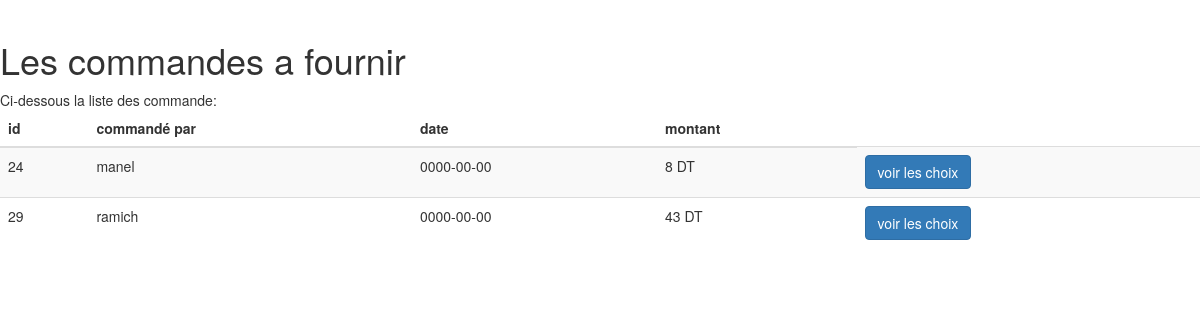
The app's page /details_com.php with its own data.
### tables this page shows
CREATE TABLE `commandes` (
  `num_com` int(11) NOT NULL,
  `nom_client` varchar(25) NOT NULL,
  `date_commande` varchar(255) NOT NULL,
  `montant` float NOT NULL
);

### connexion.php (called while the page is built)
<?php
    class mysql {
        private $_serveur = "127.0.0.1";
        private $_login = "root";
        private $_mdp = "";
        private $_bdd = "pharmacie1";
        public function connexion() {
            try{
                $_cnx =new PDO("mysql: host=$this->_serveur; dbname=$this->_bdd", $this->_login,$this->_mdp);
            }catch(PDOExeption $e){
                echo 'echec lors de la connexion : '.$e->getMessage();
            }
            return $_cnx;
        }
    }
?>

### Commande.php (called while the page is built, shortened)
<?php
    require_once("connexion.php");
    class Commande extends mysql {
    public function editAll(){
        $res=$this->connexion()->query("SELECT * from commandes");
        $les_commandes= $res->fetchAll();
        return $les_commandes;
    }
    }
?>

### details_com.php (the view, shortened to what this page needs)
<?php
require_once("Commande.php");
?>
<!DOCTYPE html>
<html>
    <head>
    <link rel="stylesheet" href="https://maxcdn.bootstrapcdn.com/bootstrap/3.3.7/css/bootstrap.min.css">
    </head>
    <body>
    <br>
    <h1>Les commandes a fournir </h1>
    Ci-dessous la liste des commande: <br/>
    <?php
    $commande= new Commande();
    $les_commandes= $commande->editAll();
    $nbr=count($les_commandes);
    if( $nbr==0){
    echo "<b>Aucune commande pour le moment !</b>";
    }
    else{
    echo "<table class='table table-striped'>";
    echo "<thead><tr><th>id</th><th>commandé par</th><th>date</th><th>montant</th></tr></thead><tbody>";
    foreach ($les_commandes as $item) {
    echo "<tr style='fontsize:2'><td>". $item[0] . "</td><td>" . $item[1]."</td><td>" .$item[2]."</td><td>".$item[3]." DT</td>" ;
    echo "<td>
          <a class='btn btn-primary' href='voir_com.php?dd=$item[0]'>voir les choix</a>
        </td></tr>";
    }
    echo "</tbody></table>";
    }
    ?>
    </body>
</html>

### records on screen
commandes: num_com "24", nom_client "manel", date_commande "0000-00-00", montant "8"
commandes: num_com "29", nom_client "ramich", date_commande "0000-00-00", montant "43"
